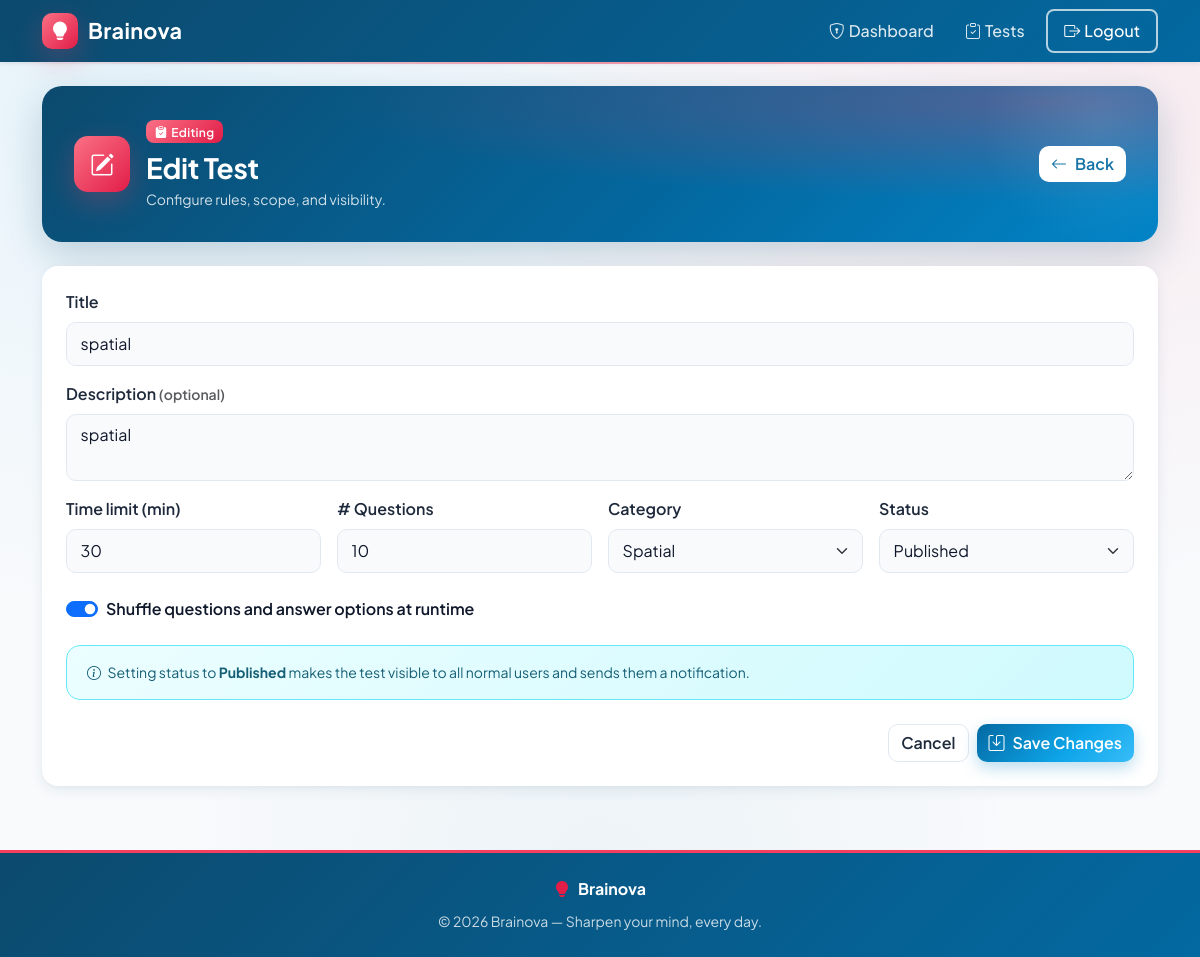
Screenshot of /admin/tests/7/edit (signed in) with the database file from the repository.
### tables this page shows
CREATE TABLE tests (
    id INTEGER PRIMARY KEY AUTOINCREMENT,
    title TEXT NOT NULL,
    description TEXT,
    time_limit INTEGER NOT NULL,            -- minutes
    num_questions INTEGER NOT NULL,
    category TEXT,                          -- NULL = mixed pool
    shuffle INTEGER NOT NULL DEFAULT 1,     -- 0/1 bool
    status TEXT NOT NULL DEFAULT 'draft'
        CHECK(status IN ('draft', 'published', 'unpublished')),
    created_by INTEGER NOT NULL,
    created_at TIMESTAMP DEFAULT CURRENT_TIMESTAMP,
    updated_at TIMESTAMP DEFAULT CURRENT_TIMESTAMP,
    published_at TIMESTAMP,
    FOREIGN KEY (created_by) REFERENCES users(id)
);

### routes/admin.py (the view, shortened to what this page needs)
@admin_bp.route('/tests/<int:test_id>/edit', methods=['GET', 'POST'])
@admin_required
def edit_test(test_id):
    db = get_db()
    test = db.execute('SELECT * FROM tests WHERE id = ?', (test_id,)).fetchone()
    if not test:
        db.close()
        flash('Test not found.', 'danger')
        return redirect(url_for('admin.tests'))
    db.close()
    return render_template('admin/test_form.html', test=test,
                           categories=CATEGORIES, statuses=VALID_STATUSES,
                           mode='edit')

### app.py (called while the page is built)
@app.context_processor
def inject_notification_count():
    if 'user_id' in session and not session.get('is_admin'):
        return {'unread_notifications': unread_count(session['user_id'])}
    return {'unread_notifications': 0}

### database.py (called while the page is built)
def get_db():
    conn = sqlite3.connect(DATABASE)
    conn.row_factory = sqlite3.Row
    conn.execute("PRAGMA foreign_keys = ON")
    return conn

### routes/admin.py (called while the page is built)
def admin_required(f):
    @wraps(f)
    def decorated(*args, **kwargs):
        if 'user_id' not in session:
            flash('Please log in.', 'warning')
            return redirect(url_for('auth.login'))
        if not session.get('is_admin'):
            flash('Admin access required.', 'danger')
            return redirect(url_for('index'))
        return f(*args, **kwargs)
    return decorated

### templates/admin/test_form.html (shortened to what this page needs)
{% extends "base.html" %}
{% block content %}
{% set action_url = url_for('admin.edit_test', test_id=test['id']) if mode == 'edit' else url_for('admin.new_test') %}
<div class="page-banner d-flex justify-content-between align-items-center flex-wrap gap-3">
  <div class="d-flex align-items-center gap-3">
    <div class="banner-icon"><i class="bi bi-{{ 'pencil-square' if mode == 'edit' else 'plus-square-fill' }}"></i></div>
    <div>
      <span class="badge bg-warning text-dark mb-2"><i class="bi bi-clipboard-check-fill me-1"></i>{{ 'Editing' if mode == 'edit' else 'New' }}</span>
      <h3 class="fw-bold mb-1">{{ 'Edit Test' if mode == 'edit' else 'New Test' }}</h3>
      <p class="mb-0 small">Configure rules, scope, and visibility.</p>
    </div>
  </div>
  <a href="{{ url_for('admin.tests') }}" class="btn btn-light">
    <i class="bi bi-arrow-left me-2"></i>Back
  </a>
</div>
<div class="card border-0 shadow-sm">
  <div class="card-body p-4">
    <form method="POST" action="{{ action_url }}">
      <div class="mb-3">
        <label class="form-label fw-semibold">Title</label>
        <input type="text" name="title" class="form-control" required
               value="{{ test['title'] or '' }}">
      </div>
      <div class="mb-3">
        <label class="form-label fw-semibold">Description <span class="text-muted small">(optional)</span></label>
        <textarea name="description" class="form-control" rows="2">{{ test['description'] or '' }}</textarea>
      </div>
      <div class="row g-3">
        <div class="col-md-3">
          <label class="form-label fw-semibold">Time limit (min)</label>
          <input type="number" name="time_limit" class="form-control" min="1" required
                 value="{{ test['time_limit'] }}">
        </div>
        <div class="col-md-3">
          <label class="form-label fw-semibold"># Questions</label>
          <input type="number" name="num_questions" class="form-control" min="1" required
                 value="{{ test['num_questions'] }}">
        </div>
        <div class="col-md-3">
          <label class="form-label fw-semibold">Category</label>
          <select name="category" class="form-select">
            {% for c in categories %}
            <option value="{{ c }}" {% if test['category'] == c %}selected{% endif %}>{{ c|capitalize }}</option>
            {% endfor %}
          </select>
        </div>
        <div class="col-md-3">
          <label class="form-label fw-semibold">Status</label>
          <select name="status" class="form-select">
            {% for s in statuses %}
            <option value="{{ s }}" {% if test['status'] == s %}selected{% endif %}>{{ s|capitalize }}</option>
            {% endfor %}
          </select>
        </div>
      </div>
      <div class="form-check form-switch mt-4">
        <input class="form-check-input" type="checkbox" role="switch" id="shuffle"
               name="shuffle" value="1" {% if test['shuffle'] %}checked{% endif %}>
        <label class="form-check-label fw-semibold" for="shuffle">
          Shuffle questions and answer options at runtime
        </label>
      </div>
      <div class="alert alert-info small mt-4 mb-0">
        <i class="bi bi-info-circle me-1"></i>
        Setting status to <strong>Published</strong> makes the test visible to
        all normal users and sends them a notification.
      </div>
      <div class="d-flex justify-content-end gap-2 mt-4">
        <a href="{{ url_for('admin.tests') }}" class="btn btn-outline-secondary">Cancel</a>
        <button type="submit" class="btn btn-primary">
          <i class="bi bi-save me-2"></i>{{ 'Save Changes' if mode == 'edit' else 'Create Test' }}
        </button>
      </div>
    </form>
  </div>
</div>
{% endblock %}

### rows the page displays
tests: title "spatial", description "spatial", time_limit "30", num_questions "10", category "Spatial", status "Published", shuffle "☑"

### other values shown
{{ 'Editing' if mode == 'edit' else 'New' }} "Editing"
{{ 'Edit Test' if mode == 'edit' else 'New Test' }} "Edit Test"
{{ 'Save Changes' if mode == 'edit' else 'Create Test' }} "Save Changes"
